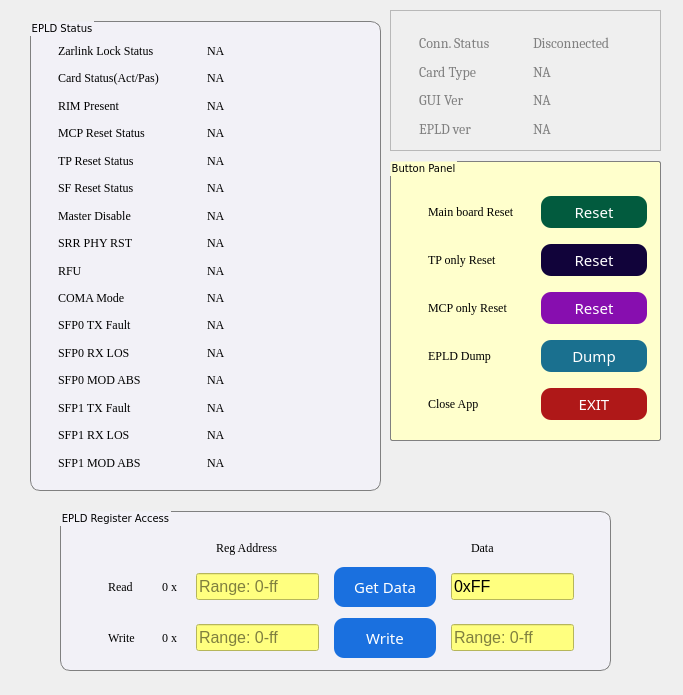
<?xml version="1.0" encoding="UTF-8"?>
<ui version="4.0">
 <class>mainwindow</class>
 <widget class="QDialog" name="mainwindow">
  <property name="geometry">
   <rect>
    <x>0</x>
    <y>0</y>
    <width>683</width>
    <height>695</height>
   </rect>
  </property>
  <property name="windowTitle">
   <string>Dialog</string>
  </property>
  <property name="styleSheet">
   <string notr="true"/>
  </property>
  <widget class="QGroupBox" name="epldBox">
   <property name="geometry">
    <rect>
     <x>60</x>
     <y>510</y>
     <width>551</width>
     <height>161</height>
    </rect>
   </property>
   <property name="font">
    <font>
     <family>verdana</family>
     <pointsize>-1</pointsize>
    </font>
   </property>
   <property name="styleSheet">
    <string notr="true">QGroupBox{
/*	background-color: rgb(216, 216, 216);
	background-color: rgb(228, 250, 255);
	background-color: rgb(236, 255, 224);*/

	
border:1px solid gray;color:black;
background-color:#f2f1f7;
	border-radius: 10px;
	margin-top: 1px;
	
	font-size: 10px;
	font-family: verdana;
	color: #000;  



}

QLabel{

margin: 1px 1px 1px 5px;
font-size: 12px;
	font-family: &quot;Georgia&quot;;


}
QPushButton{

background-color: #1A70DF;
	 border-radius: 10px;  border: 0;  color: #fff;  
	 
	   padding: 10px 20px; 
	font-size: 15px;
	 font-family: rockwell;margin-top: 1px;


/*
background-color: #1A70DF;
	
	 border-radius: 1px;  border: 0;  color: #fff;  
	 cursor: pointer;  display: inline-block;    
	 outline: none;  padding: 10px 20px;  text-decoration: none;      
	 box-shadow: inset 0 -2px rgba(0,0,0,0.3);      transition: all .15s linear; 
	 -webkit-appearance: none;font-size: 15px;
	 font-family: rockwell;margin-top: 1px;
	 width:108px;
	 font-size: 15px;

*/



/*
background-color: rgb(85, 0, 255);
font: 14pt &quot;Georgia&quot;;
color: rgb(255, 253, 192);
background-color: qlineargradient(spread:pad, x1:0, y1:0, x2:1, y2:0, stop:0 rgba(0, 0, 0, 255), stop:1 rgba(255, 255, 255, 255));*/
}


QPushButton:pressed
{
    background-color: QLinearGradient( x1: 0, y1: 0, x2: 0, y2: 1, stop: 0 #2d2d2d, stop: 0.1 #2b2b2b, stop: 0.5 #292929, stop: 0.9 #282828, stop: 1 #252525);
}



QPushButton:hover
{
    border: 2px solid QLinearGradient( x1: 0, y1: 0, x2: 0, y2: 1, stop: 0 #ffa02f, stop: 1 #d7801a);
}



QLineEdit {
background-color: rgb(255, 255, 127);
}</string>
   </property>
   <property name="title">
    <string>EPLD Register Access</string>
   </property>
   <widget class="QWidget" name="layoutWidget">
    <property name="geometry">
     <rect>
      <x>20</x>
      <y>30</y>
      <width>494</width>
      <height>119</height>
     </rect>
    </property>
    <layout class="QGridLayout" name="gridLayout_2">
     <property name="leftMargin">
      <number>20</number>
     </property>
     <property name="horizontalSpacing">
      <number>15</number>
     </property>
     <property name="verticalSpacing">
      <number>10</number>
     </property>
     <item row="1" column="0">
      <widget class="QLabel" name="label_22">
       <property name="font">
        <font>
         <family>Georgia</family>
         <pointsize>-1</pointsize>
        </font>
       </property>
       <property name="text">
        <string>Read</string>
       </property>
      </widget>
     </item>
     <item row="1" column="2">
      <widget class="QLineEdit" name="add_ip">
       <property name="font">
        <font>
         <pointsize>12</pointsize>
        </font>
       </property>
       <property name="styleSheet">
        <string notr="true"/>
       </property>
       <property name="text">
        <string/>
       </property>
       <property name="placeholderText">
        <string>Range: 0-ff</string>
       </property>
      </widget>
     </item>
     <item row="3" column="0">
      <widget class="QLabel" name="label_20">
       <property name="font">
        <font>
         <family>Georgia</family>
         <pointsize>-1</pointsize>
        </font>
       </property>
       <property name="text">
        <string>Write</string>
       </property>
      </widget>
     </item>
     <item row="3" column="1">
      <widget class="QLabel" name="label_21">
       <property name="font">
        <font>
         <family>Georgia</family>
         <pointsize>-1</pointsize>
        </font>
       </property>
       <property name="text">
        <string>0 x</string>
       </property>
      </widget>
     </item>
     <item row="1" column="5">
      <widget class="QLineEdit" name="disp_data">
       <property name="font">
        <font>
         <pointsize>12</pointsize>
        </font>
       </property>
       <property name="styleSheet">
        <string notr="true"/>
       </property>
       <property name="text">
        <string>0xFF</string>
       </property>
       <property name="placeholderText">
        <string>Range: 0-ff</string>
       </property>
      </widget>
     </item>
     <item row="3" column="5">
      <widget class="QLineEdit" name="write_data_ip">
       <property name="font">
        <font>
         <pointsize>12</pointsize>
        </font>
       </property>
       <property name="styleSheet">
        <string notr="true"/>
       </property>
       <property name="text">
        <string/>
       </property>
       <property name="placeholderText">
        <string>Range: 0-ff</string>
       </property>
      </widget>
     </item>
     <item row="3" column="4">
      <widget class="QPushButton" name="write_btn">
       <property name="font">
        <font>
         <family>rockwell</family>
         <pointsize>-1</pointsize>
        </font>
       </property>
       <property name="styleSheet">
        <string notr="true"/>
       </property>
       <property name="text">
        <string>Write</string>
       </property>
      </widget>
     </item>
     <item row="3" column="2">
      <widget class="QLineEdit" name="write_add_ip">
       <property name="font">
        <font>
         <pointsize>12</pointsize>
        </font>
       </property>
       <property name="styleSheet">
        <string notr="true"/>
       </property>
       <property name="text">
        <string/>
       </property>
       <property name="placeholderText">
        <string>Range: 0-ff</string>
       </property>
      </widget>
     </item>
     <item row="1" column="4">
      <widget class="QPushButton" name="get_data_btn">
       <property name="font">
        <font>
         <family>rockwell</family>
         <pointsize>-1</pointsize>
        </font>
       </property>
       <property name="styleSheet">
        <string notr="true"/>
       </property>
       <property name="text">
        <string>Get Data</string>
       </property>
      </widget>
     </item>
     <item row="1" column="1">
      <widget class="QLabel" name="label_19">
       <property name="font">
        <font>
         <family>Georgia</family>
         <pointsize>-1</pointsize>
        </font>
       </property>
       <property name="text">
        <string>0 x</string>
       </property>
      </widget>
     </item>
     <item row="0" column="2">
      <widget class="QLabel" name="label">
       <property name="font">
        <font>
         <family>Georgia</family>
         <pointsize>-1</pointsize>
        </font>
       </property>
       <property name="text">
        <string>    Reg Address</string>
       </property>
      </widget>
     </item>
     <item row="0" column="5">
      <widget class="QLabel" name="label_10">
       <property name="font">
        <font>
         <family>Georgia</family>
         <pointsize>-1</pointsize>
        </font>
       </property>
       <property name="text">
        <string>    Data</string>
       </property>
      </widget>
     </item>
    </layout>
   </widget>
  </widget>
  <widget class="QGroupBox" name="epldBox_2">
   <property name="geometry">
    <rect>
     <x>30</x>
     <y>20</y>
     <width>351</width>
     <height>471</height>
    </rect>
   </property>
   <property name="font">
    <font>
     <family>verdana</family>
     <pointsize>-1</pointsize>
    </font>
   </property>
   <property name="styleSheet">
    <string notr="true">QGroupBox{
/*	background-color: rgb(216, 216, 216);
	background-color: rgb(228, 250, 255);
	background-color: rgb(236, 255, 224);*/

	
border:1px solid gray;color:black;
background-color:#f2f1f7;
	border-radius: 10px;
	margin-top: 1px;
	
	font-size: 10px;
	font-family: verdana;
	color: #000;  

	
}

QLabel{

margin: 1px 1px 1px 5px;
font-size: 12px;
	font-family: &quot;Georgia&quot;;


}
QPushButton{

background-color: #1A70DF;
	 border-radius: 10px;  border: 0;  color: #fff;  
	    
	  padding: 10px 20px;     
	font-size: 15px;
	 font-family: rockwell;margin-top: 1px;


/*
background-color: #1A70DF;
	
	 border-radius: 1px;  border: 0;  color: #fff;  
	 cursor: pointer;  display: inline-block;    
	 outline: none;  padding: 10px 20px;  text-decoration: none;      
	 box-shadow: inset 0 -2px rgba(0,0,0,0.3);      transition: all .15s linear; 
	 -webkit-appearance: none;font-size: 15px;
	 font-family: rockwell;margin-top: 1px;
	 width:108px;
	 font-size: 15px;

*/



/*
background-color: rgb(85, 0, 255);
font: 14pt &quot;Georgia&quot;;
color: rgb(255, 253, 192);
background-color: qlineargradient(spread:pad, x1:0, y1:0, x2:1, y2:0, stop:0 rgba(0, 0, 0, 255), stop:1 rgba(255, 255, 255, 255));*/
}


QPushButton:pressed
{
    background-color: QLinearGradient( x1: 0, y1: 0, x2: 0, y2: 1, stop: 0 #2d2d2d, stop: 0.1 #2b2b2b, stop: 0.5 #292929, stop: 0.9 #282828, stop: 1 #252525);
}



QPushButton:hover
{
    border: 2px solid QLinearGradient( x1: 0, y1: 0, x2: 0, y2: 1, stop: 0 #ffa02f, stop: 1 #d7801a);
}



QLineEdit {
background-color: rgb(255, 255, 127);
}</string>
   </property>
   <property name="title">
    <string>EPLD Status</string>
   </property>
   <widget class="QWidget" name="layoutWidget">
    <property name="geometry">
     <rect>
      <x>20</x>
      <y>20</y>
      <width>291</width>
      <height>433</height>
     </rect>
    </property>
    <layout class="QGridLayout" name="gridLayout">
     <item row="12" column="1">
      <widget class="QLabel" name="sfp0_modabs">
       <property name="font">
        <font>
         <family>Georgia</family>
         <pointsize>-1</pointsize>
        </font>
       </property>
       <property name="text">
        <string>NA</string>
       </property>
      </widget>
     </item>
     <item row="11" column="0">
      <widget class="QLabel" name="label_31">
       <property name="font">
        <font>
         <family>Georgia</family>
         <pointsize>-1</pointsize>
        </font>
       </property>
       <property name="text">
        <string>SFP0 RX LOS</string>
       </property>
      </widget>
     </item>
     <item row="6" column="1">
      <widget class="QLabel" name="master_dis_status">
       <property name="font">
        <font>
         <family>Georgia</family>
         <pointsize>-1</pointsize>
        </font>
       </property>
       <property name="text">
        <string>NA</string>
       </property>
      </widget>
     </item>
     <item row="7" column="0">
      <widget class="QLabel" name="label_13">
       <property name="font">
        <font>
         <family>Georgia</family>
         <pointsize>-1</pointsize>
        </font>
       </property>
       <property name="text">
        <string>SRR PHY RST</string>
       </property>
      </widget>
     </item>
     <item row="8" column="0">
      <widget class="QLabel" name="label_15">
       <property name="font">
        <font>
         <family>Georgia</family>
         <pointsize>-1</pointsize>
        </font>
       </property>
       <property name="text">
        <string>RFU</string>
       </property>
      </widget>
     </item>
     <item row="8" column="1">
      <widget class="QLabel" name="clk2a_mode_3">
       <property name="font">
        <font>
         <family>Georgia</family>
         <pointsize>-1</pointsize>
        </font>
       </property>
       <property name="text">
        <string>NA</string>
       </property>
      </widget>
     </item>
     <item row="0" column="1">
      <widget class="QLabel" name="zl_status">
       <property name="font">
        <font>
         <family>Georgia</family>
         <pointsize>-1</pointsize>
        </font>
       </property>
       <property name="styleSheet">
        <string notr="true"/>
       </property>
       <property name="text">
        <string>NA</string>
       </property>
       <property name="alignment">
        <set>Qt::AlignLeading|Qt::AlignLeft|Qt::AlignVCenter</set>
       </property>
       <property name="margin">
        <number>0</number>
       </property>
      </widget>
     </item>
     <item row="3" column="0">
      <widget class="QLabel" name="label_6">
       <property name="font">
        <font>
         <family>Georgia</family>
         <pointsize>-1</pointsize>
        </font>
       </property>
       <property name="text">
        <string>MCP Reset Status</string>
       </property>
      </widget>
     </item>
     <item row="7" column="1">
      <widget class="QLabel" name="srr_phy_rst_status">
       <property name="font">
        <font>
         <family>Georgia</family>
         <pointsize>-1</pointsize>
        </font>
       </property>
       <property name="text">
        <string>NA</string>
       </property>
      </widget>
     </item>
     <item row="2" column="0">
      <widget class="QLabel" name="label_7">
       <property name="font">
        <font>
         <family>Georgia</family>
         <pointsize>-1</pointsize>
        </font>
       </property>
       <property name="text">
        <string>RIM Present</string>
       </property>
      </widget>
     </item>
     <item row="1" column="1">
      <widget class="QLabel" name="act_pas_status">
       <property name="font">
        <font>
         <family>Georgia</family>
         <pointsize>-1</pointsize>
        </font>
       </property>
       <property name="text">
        <string>NA</string>
       </property>
      </widget>
     </item>
     <item row="3" column="1">
      <widget class="QLabel" name="mcp_rst_status">
       <property name="font">
        <font>
         <family>Georgia</family>
         <pointsize>-1</pointsize>
        </font>
       </property>
       <property name="text">
        <string>NA</string>
       </property>
      </widget>
     </item>
     <item row="2" column="1">
      <widget class="QLabel" name="rim_ps_status">
       <property name="font">
        <font>
         <family>Georgia</family>
         <pointsize>-1</pointsize>
        </font>
       </property>
       <property name="text">
        <string>NA</string>
       </property>
      </widget>
     </item>
     <item row="1" column="0">
      <widget class="QLabel" name="label_5">
       <property name="font">
        <font>
         <family>Georgia</family>
         <pointsize>-1</pointsize>
        </font>
       </property>
       <property name="text">
        <string>Card Status(Act/Pas)</string>
       </property>
      </widget>
     </item>
     <item row="5" column="1">
      <widget class="QLabel" name="clk2a_mode_2">
       <property name="font">
        <font>
         <family>Georgia</family>
         <pointsize>-1</pointsize>
        </font>
       </property>
       <property name="text">
        <string>NA</string>
       </property>
      </widget>
     </item>
     <item row="0" column="0">
      <widget class="QLabel" name="label_4">
       <property name="font">
        <font>
         <family>Georgia</family>
         <pointsize>-1</pointsize>
        </font>
       </property>
       <property name="text">
        <string>Zarlink Lock Status</string>
       </property>
      </widget>
     </item>
     <item row="6" column="0">
      <widget class="QLabel" name="label_11">
       <property name="font">
        <font>
         <family>Georgia</family>
         <pointsize>-1</pointsize>
        </font>
       </property>
       <property name="text">
        <string>Master Disable</string>
       </property>
      </widget>
     </item>
     <item row="4" column="0">
      <widget class="QLabel" name="label_8">
       <property name="font">
        <font>
         <family>Georgia</family>
         <pointsize>-1</pointsize>
        </font>
       </property>
       <property name="text">
        <string>TP Reset Status</string>
       </property>
      </widget>
     </item>
     <item row="4" column="1">
      <widget class="QLabel" name="tp_rst_status">
       <property name="font">
        <font>
         <family>Georgia</family>
         <pointsize>-1</pointsize>
        </font>
       </property>
       <property name="text">
        <string>NA</string>
       </property>
      </widget>
     </item>
     <item row="5" column="0">
      <widget class="QLabel" name="label_12">
       <property name="font">
        <font>
         <family>Georgia</family>
         <pointsize>-1</pointsize>
        </font>
       </property>
       <property name="text">
        <string>SF Reset Status</string>
       </property>
      </widget>
     </item>
     <item row="9" column="0">
      <widget class="QLabel" name="label_27">
       <property name="font">
        <font>
         <family>Georgia</family>
         <pointsize>-1</pointsize>
        </font>
       </property>
       <property name="text">
        <string>COMA Mode</string>
       </property>
      </widget>
     </item>
     <item row="12" column="0">
      <widget class="QLabel" name="label_35">
       <property name="font">
        <font>
         <family>Georgia</family>
         <pointsize>-1</pointsize>
        </font>
       </property>
       <property name="text">
        <string>SFP0 MOD ABS</string>
       </property>
      </widget>
     </item>
     <item row="10" column="0">
      <widget class="QLabel" name="label_30">
       <property name="font">
        <font>
         <family>Georgia</family>
         <pointsize>-1</pointsize>
        </font>
       </property>
       <property name="text">
        <string>SFP0 TX Fault</string>
       </property>
      </widget>
     </item>
     <item row="9" column="1">
      <widget class="QLabel" name="coma_mode_status">
       <property name="font">
        <font>
         <family>Georgia</family>
         <pointsize>-1</pointsize>
        </font>
       </property>
       <property name="text">
        <string>NA</string>
       </property>
      </widget>
     </item>
     <item row="10" column="1">
      <widget class="QLabel" name="sfp0_txflt">
       <property name="font">
        <font>
         <family>Georgia</family>
         <pointsize>-1</pointsize>
        </font>
       </property>
       <property name="text">
        <string>NA</string>
       </property>
      </widget>
     </item>
     <item row="11" column="1">
      <widget class="QLabel" name="sfp0_rxlos">
       <property name="font">
        <font>
         <family>Georgia</family>
         <pointsize>-1</pointsize>
        </font>
       </property>
       <property name="text">
        <string>NA</string>
       </property>
      </widget>
     </item>
     <item row="15" column="0">
      <widget class="QLabel" name="label_36">
       <property name="font">
        <font>
         <family>Georgia</family>
         <pointsize>-1</pointsize>
        </font>
       </property>
       <property name="text">
        <string>SFP1 MOD ABS</string>
       </property>
      </widget>
     </item>
     <item row="14" column="0">
      <widget class="QLabel" name="label_38">
       <property name="font">
        <font>
         <family>Georgia</family>
         <pointsize>-1</pointsize>
        </font>
       </property>
       <property name="text">
        <string>SFP1 RX LOS</string>
       </property>
      </widget>
     </item>
     <item row="13" column="0">
      <widget class="QLabel" name="label_37">
       <property name="font">
        <font>
         <family>Georgia</family>
         <pointsize>-1</pointsize>
        </font>
       </property>
       <property name="text">
        <string>SFP1 TX Fault</string>
       </property>
      </widget>
     </item>
     <item row="13" column="1">
      <widget class="QLabel" name="sfp1_txflt">
       <property name="font">
        <font>
         <family>Georgia</family>
         <pointsize>-1</pointsize>
        </font>
       </property>
       <property name="text">
        <string>NA</string>
       </property>
      </widget>
     </item>
     <item row="14" column="1">
      <widget class="QLabel" name="sfp1_rxlos">
       <property name="font">
        <font>
         <family>Georgia</family>
         <pointsize>-1</pointsize>
        </font>
       </property>
       <property name="text">
        <string>NA</string>
       </property>
      </widget>
     </item>
     <item row="15" column="1">
      <widget class="QLabel" name="sfp1_modabs">
       <property name="font">
        <font>
         <family>Georgia</family>
         <pointsize>-1</pointsize>
        </font>
       </property>
       <property name="text">
        <string>NA</string>
       </property>
      </widget>
     </item>
    </layout>
   </widget>
  </widget>
  <widget class="QFrame" name="frame">
   <property name="geometry">
    <rect>
     <x>390</x>
     <y>10</y>
     <width>271</width>
     <height>141</height>
    </rect>
   </property>
   <property name="styleSheet">
    <string notr="true">
QFrame{
/*background-color: qlineargradient( x1:0 y1:0, x2:1 y2:1, 
stop:0 
#a5c2ff,
 stop:1 
#687184
);*/


}

QLabel{

	color: gray;
	margin: 1px 1px 1px 1px;

font-size: 14px;
	font-family: &quot;Cambria&quot;;



}</string>
   </property>
   <property name="frameShape">
    <enum>QFrame::StyledPanel</enum>
   </property>
   <property name="frameShadow">
    <enum>QFrame::Raised</enum>
   </property>
   <widget class="QWidget" name="layoutWidget">
    <property name="geometry">
     <rect>
      <x>20</x>
      <y>20</y>
      <width>231</width>
      <height>111</height>
     </rect>
    </property>
    <layout class="QGridLayout" name="gridLayout_3">
     <property name="leftMargin">
      <number>5</number>
     </property>
     <property name="topMargin">
      <number>2</number>
     </property>
     <property name="rightMargin">
      <number>5</number>
     </property>
     <property name="bottomMargin">
      <number>1</number>
     </property>
     <item row="0" column="0">
      <widget class="QLabel" name="label_16">
       <property name="font">
        <font>
         <family>Cambria</family>
         <pointsize>-1</pointsize>
        </font>
       </property>
       <property name="text">
        <string>Conn. Status</string>
       </property>
      </widget>
     </item>
     <item row="0" column="1">
      <widget class="QLabel" name="label_conn_status">
       <property name="font">
        <font>
         <family>Cambria</family>
         <pointsize>-1</pointsize>
        </font>
       </property>
       <property name="text">
        <string>Disconnected</string>
       </property>
      </widget>
     </item>
     <item row="1" column="0">
      <widget class="QLabel" name="label_17">
       <property name="font">
        <font>
         <family>Cambria</family>
         <pointsize>-1</pointsize>
        </font>
       </property>
       <property name="text">
        <string>Card Type</string>
       </property>
      </widget>
     </item>
     <item row="1" column="1">
      <widget class="QLabel" name="label_card_name">
       <property name="font">
        <font>
         <family>Cambria</family>
         <pointsize>-1</pointsize>
        </font>
       </property>
       <property name="text">
        <string>NA</string>
       </property>
      </widget>
     </item>
     <item row="2" column="0">
      <widget class="QLabel" name="label_23">
       <property name="font">
        <font>
         <family>Cambria</family>
         <pointsize>-1</pointsize>
        </font>
       </property>
       <property name="text">
        <string>GUI Ver</string>
       </property>
      </widget>
     </item>
     <item row="2" column="1">
      <widget class="QLabel" name="label_gui_ver">
       <property name="font">
        <font>
         <family>Cambria</family>
         <pointsize>-1</pointsize>
        </font>
       </property>
       <property name="text">
        <string>NA</string>
       </property>
      </widget>
     </item>
     <item row="3" column="0">
      <widget class="QLabel" name="label_26">
       <property name="font">
        <font>
         <family>Cambria</family>
         <pointsize>-1</pointsize>
        </font>
       </property>
       <property name="text">
        <string>EPLD ver</string>
       </property>
      </widget>
     </item>
     <item row="3" column="1">
      <widget class="QLabel" name="label_epld_ver">
       <property name="font">
        <font>
         <family>Cambria</family>
         <pointsize>-1</pointsize>
        </font>
       </property>
       <property name="text">
        <string>NA</string>
       </property>
      </widget>
     </item>
    </layout>
   </widget>
  </widget>
  <widget class="QGroupBox" name="epldBox_3">
   <property name="geometry">
    <rect>
     <x>390</x>
     <y>160</y>
     <width>271</width>
     <height>281</height>
    </rect>
   </property>
   <property name="font">
    <font>
     <family>verdana</family>
     <pointsize>-1</pointsize>
    </font>
   </property>
   <property name="styleSheet">
    <string notr="true">QGroupBox{
/*	background-color: rgb(216, 216, 216);
	background-color: rgb(228, 250, 255);
	background-color: rgb(236, 255, 224);*/

	
border:1px solid gray;color:black;
background-color:#ffffcc;/*#f2f1f7;*/
	border-radius: 2px;
	margin-top: 1px;
	
	font-size: 10px;
	font-family: verdana;
	color: #000;  

	
}

QLabel{

margin: 1px 1px 1px 5px;
font-size: 12px;
	font-family: &quot;Georgia&quot;;


}
QPushButton{

background-color: #1A708F;
	 border-radius: 10px;  color: #fff;  
	 
	
 padding: 5px 5px; 
	   font-size: 15px;
	 font-family: rockwell;margin-top: 1px;


/*
background-color: #1A70DF;
	
	 border-radius: 1px;  border: 0;  color: #fff;  
	 cursor: pointer;  display: inline-block;    
	 outline: none;  padding: 10px 20px;  text-decoration: none;      
	 box-shadow: inset 0 -2px rgba(0,0,0,0.3);      transition: all .15s linear; 
	 -webkit-appearance: none;font-size: 15px;
	 font-family: rockwell;margin-top: 1px;
	 width:108px;
	 font-size: 15px;

*/



/*
background-color: rgb(85, 0, 255);
font: 14pt &quot;Georgia&quot;;
color: rgb(255, 253, 192);
background-color: qlineargradient(spread:pad, x1:0, y1:0, x2:1, y2:0, stop:0 rgba(0, 0, 0, 255), stop:1 rgba(255, 255, 255, 255));*/
}

#exit_btn{
background-color: #af1818;
}

#mcp_rst_btn{
background-color: #870eaf;
}

#tp_rst_btn{
background-color: #11033a;
}

#brd_rst_btn{
background-color: #025b3e;
}

QPushButton:pressed
{
    background-color: QLinearGradient( x1: 0, y1: 0, x2: 0, y2: 1, stop: 0 #2d2d2d, stop: 0.1 #2b2b2b, stop: 0.5 #292929, stop: 0.9 #282828, stop: 1 #252525);
}



QPushButton:hover
{
    border: 2px solid QLinearGradient( x1: 0, y1: 0, x2: 0, y2: 1, stop: 0 #ffa02f, stop: 1 #d7801a);
}



QLineEdit {
background-color: rgb(255, 255, 127);
}</string>
   </property>
   <property name="title">
    <string>Button Panel</string>
   </property>
   <widget class="QLabel" name="clk2b_mode_5">
    <property name="geometry">
     <rect>
      <x>194</x>
      <y>279</y>
      <width>137</width>
      <height>22</height>
     </rect>
    </property>
    <property name="font">
     <font>
      <family>Georgia</family>
      <pointsize>-1</pointsize>
     </font>
    </property>
    <property name="text">
     <string>NA</string>
    </property>
   </widget>
   <widget class="QWidget" name="layoutWidget_2">
    <property name="geometry">
     <rect>
      <x>10</x>
      <y>30</y>
      <width>247</width>
      <height>237</height>
     </rect>
    </property>
    <layout class="QGridLayout" name="gridLayout_4">
     <property name="leftMargin">
      <number>20</number>
     </property>
     <property name="horizontalSpacing">
      <number>15</number>
     </property>
     <property name="verticalSpacing">
      <number>10</number>
     </property>
     <item row="2" column="0">
      <widget class="QLabel" name="label_32">
       <property name="font">
        <font>
         <family>Georgia</family>
         <pointsize>-1</pointsize>
        </font>
       </property>
       <property name="text">
        <string>MCP only Reset</string>
       </property>
      </widget>
     </item>
     <item row="0" column="2">
      <widget class="QPushButton" name="brd_rst_btn">
       <property name="font">
        <font>
         <family>rockwell</family>
         <pointsize>-1</pointsize>
        </font>
       </property>
       <property name="styleSheet">
        <string notr="true"/>
       </property>
       <property name="text">
        <string>Reset</string>
       </property>
      </widget>
     </item>
     <item row="1" column="2">
      <widget class="QPushButton" name="tp_rst_btn">
       <property name="font">
        <font>
         <family>rockwell</family>
         <pointsize>-1</pointsize>
        </font>
       </property>
       <property name="styleSheet">
        <string notr="true"/>
       </property>
       <property name="text">
        <string>Reset</string>
       </property>
      </widget>
     </item>
     <item row="5" column="0">
      <widget class="QLabel" name="label_34">
       <property name="font">
        <font>
         <family>Georgia</family>
         <pointsize>-1</pointsize>
        </font>
       </property>
       <property name="text">
        <string>Close App</string>
       </property>
      </widget>
     </item>
     <item row="5" column="2">
      <widget class="QPushButton" name="exit_btn">
       <property name="font">
        <font>
         <family>rockwell</family>
         <pointsize>-1</pointsize>
        </font>
       </property>
       <property name="styleSheet">
        <string notr="true"/>
       </property>
       <property name="text">
        <string>EXIT</string>
       </property>
      </widget>
     </item>
     <item row="3" column="0">
      <widget class="QLabel" name="label_33">
       <property name="font">
        <font>
         <family>Georgia</family>
         <pointsize>-1</pointsize>
        </font>
       </property>
       <property name="text">
        <string>EPLD Dump</string>
       </property>
      </widget>
     </item>
     <item row="1" column="0">
      <widget class="QLabel" name="label_29">
       <property name="font">
        <font>
         <family>Georgia</family>
         <pointsize>-1</pointsize>
        </font>
       </property>
       <property name="text">
        <string>TP only Reset</string>
       </property>
      </widget>
     </item>
     <item row="0" column="0">
      <widget class="QLabel" name="label_28">
       <property name="font">
        <font>
         <family>Georgia</family>
         <pointsize>-1</pointsize>
        </font>
       </property>
       <property name="text">
        <string>Main board Reset</string>
       </property>
      </widget>
     </item>
     <item row="2" column="2">
      <widget class="QPushButton" name="mcp_rst_btn">
       <property name="font">
        <font>
         <family>rockwell</family>
         <pointsize>-1</pointsize>
        </font>
       </property>
       <property name="styleSheet">
        <string notr="true"/>
       </property>
       <property name="text">
        <string>Reset</string>
       </property>
      </widget>
     </item>
     <item row="3" column="2">
      <widget class="QPushButton" name="dump_btn">
       <property name="font">
        <font>
         <family>rockwell</family>
         <pointsize>-1</pointsize>
        </font>
       </property>
       <property name="styleSheet">
        <string notr="true"/>
       </property>
       <property name="text">
        <string>Dump</string>
       </property>
      </widget>
     </item>
    </layout>
   </widget>
  </widget>
 </widget>
 <resources/>
 <connections/>
</ui>
